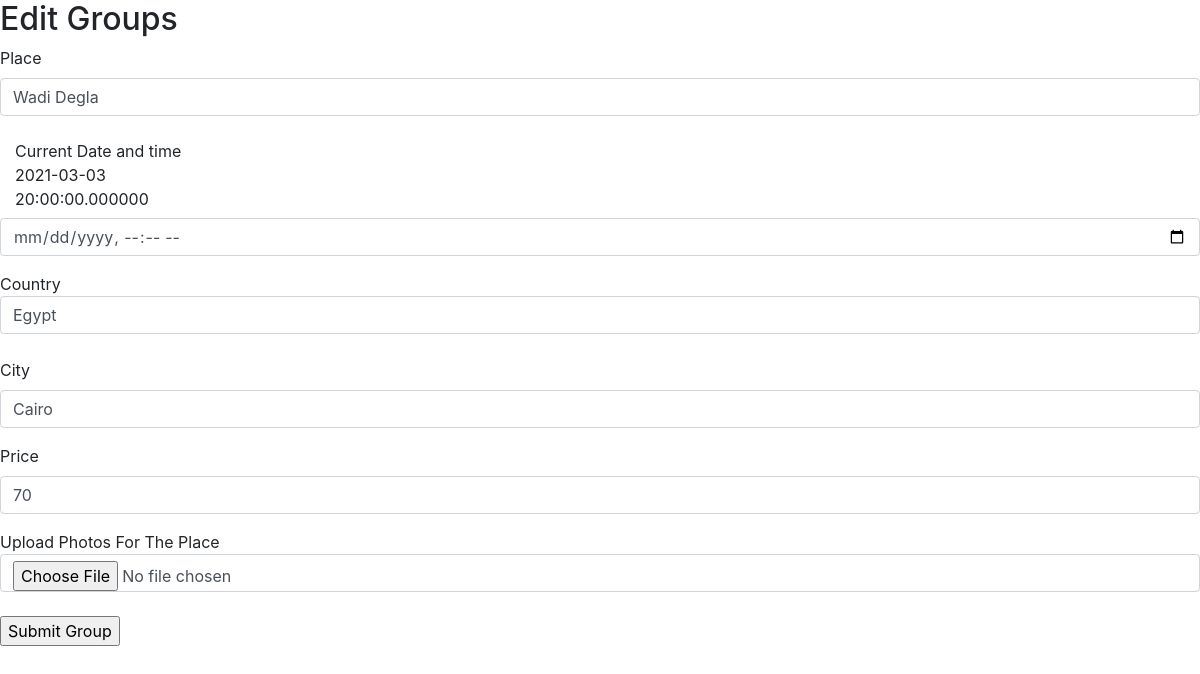
/editgroups.php?id=37, run on the app's committed database.
### tables this page shows
CREATE TABLE `groups` (
  `id` int(11) NOT NULL,
  `place` varchar(50) NOT NULL,
  `datetime` datetime(6) NOT NULL,
  `country` varchar(20) NOT NULL,
  `city` varchar(100) NOT NULL,
  `price` int(50) NOT NULL,
  `photo` varchar(400) NOT NULL
);

### editgroups.php (the view, shortened to what this page needs)
<html>
  <!doctype html>
  <body>
<html lang="en">
<?php
include("connectionproject.php");
$id=$_GET['id'];
$sql1 = "SELECT * FROM groups WHERE id='$id'";
$result1 = mysqli_query($conn,$sql1);
$row1= mysqli_fetch_array($result1);
?>
    <link rel="stylesheet" href="https://cdn.jsdelivr.net/npm/bootstrap@4.5.3/dist/css/bootstrap.min.css">
     <link rel="stylesheet" href="https://stackpath.bootstrapcdn.com/bootstrap/4.4.1/css/bootstrap.min.css">
  <div>
  <h2>Edit Groups<h2>
</div>
<form method="post">
  <div class="form-group">
    <label for="exampleFormControlInput1">Place</label>
    <input type="text" class="form-control" id="place" name="place" placeholder="Place" value="<?php echo $row1['place']; ?>">
  </div>
  <div class="form-group column-2">
  <label for="example-datetime-local-input" class="col-2 col-form-label">Current Date and time <?php echo $row1['datetime'];?></label>
    <input class="form-control" type="datetime-local"  id="example-datetime-local-input" name="dtgroup" value="<?php echo $row1['datetime']; ?>" >
  </div>
    Country
    <input type="text" class="form-control" id="exampleFormControlSelect1" name="countrygr" value="<?php echo $row1['country']; ?>">
  <br>
  <div>
  <div class="form-group">
    <label for="exampleFormControlInput1">City</label>
    <input type="text" class="form-control" id="city" name="city" placeholder="City" value="<?php echo $row1['city']; ?>">
  </div>
  <div>
  <div class="form-group">
    <label for="exampleFormControlInput1">Price</label>
    <input type="number" class="form-control" id="price" name="price" placeholder="Price" value="<?php echo $row1['price']; ?>">
  </div>
  <div>
  Upload Photos For The Place
  <input type="file" class="form-control" id="customFile" name="grphoto" value="<?php echo $row1['photo']; ?>"/>
  </div>
  <br>
  <input type="submit" value="Submit Group" name="submitgroup" id="submitgroup"/>
  <br>
</form>
</body>
</html>

### data on the page
groups: place "Wadi Degla", datetime "2021-03-03 20:00:00.000000", countrygr "Egypt", city "Cairo", price "70"
